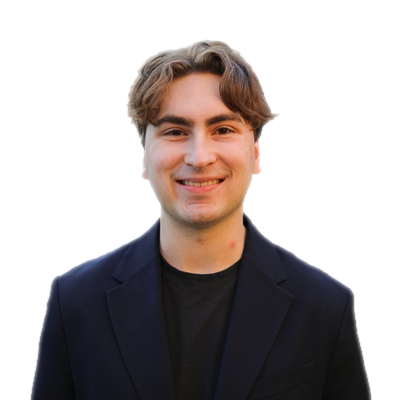
#> input picture screens/assets/headshots/aidan-zarski.png, 400 x 400 px; its folder holds only this picture in this run
$ python align_headshots.py
#> lines starting #> are read from the running program, lines starting #| are printed output that depends on the picture
"""Normalize existing headshot cutouts so they align on the roster cards.

For every screens/assets/headshots/*.png (400x400 transparent PNG):
  - trim stray low-alpha halo/speck pixels left over from background removal
  - scale the figure so it spans exactly from the shared headroom line (32px)
    to the bottom of the frame -> every head-top aligns AND every figure sits
    flush on the card's bottom edge (the roster CSS bottom-anchors the photo)
  - center the person horizontally on the frame

Run: python align_headshots.py
"""
import glob
import os
from PIL import Image

HEADSHOTS = os.path.abspath(os.path.join(os.path.dirname(__file__), "..", "screens", "assets", "headshots"))
SIZE = 400
HEADROOM = 32
SPECK_ALPHA = 8    # alpha below this is residue from background removal
BBOX_ALPHA = 24    # figure measured on solidly visible pixels only


def solid_bbox(im):
    return im.split()[-1].point(lambda v: 255 if v > BBOX_ALPHA else 0).getbbox()


for path in sorted(glob.glob(os.path.join(HEADSHOTS, "*.png"))):
    img = Image.open(path).convert("RGBA")
#> img is the input picture: PIL image 400x400 RGBA; mean R, G, B, A 90.1, 84.2, 75.5, 108.1

    # trim faint halo/speck residue
    r, g, b, a = img.split()
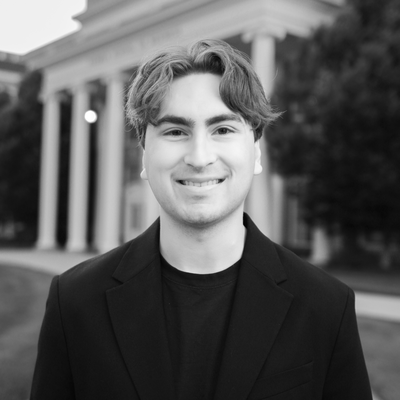
#> r: PIL image 400x400 L; min 0, max 255, mean 90.1
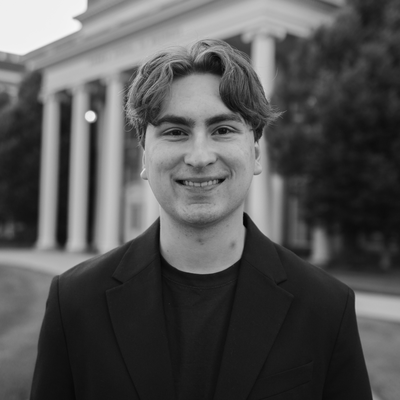
#> g: PIL image 400x400 L; min 0, max 246, mean 84.2
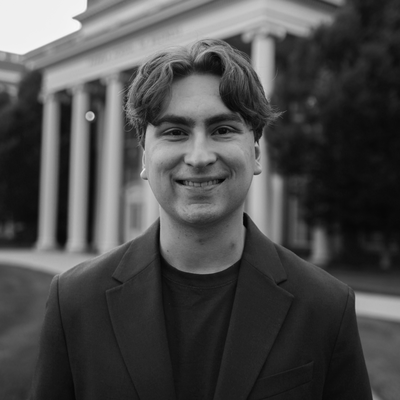
#> b: PIL image 400x400 L; min 1, max 247, mean 75.5
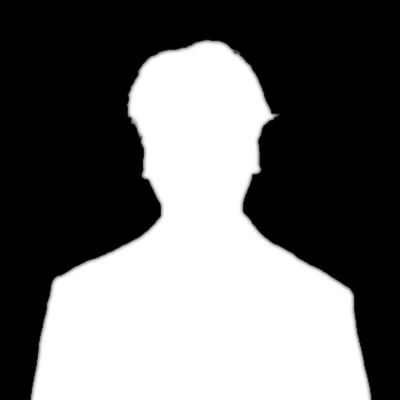
#> a: PIL image 400x400 L; min 0, max 255, mean 108.1
    a = a.point(lambda v: 0 if v < SPECK_ALPHA else v)
    img = Image.merge("RGBA", (r, g, b, a))

    bbox = solid_bbox(img)
#> bbox = (30, 40, 372, 400)
    if not bbox:
        print("skip (empty):", path)
        continue
    x0, y0, x1, y1 = bbox
#> x0 = 30; y0 = 40; x1 = 372; y1 = 400

    # scale so the figure fills headroom line -> frame bottom exactly
    scale = (SIZE - HEADROOM) / (y1 - y0)
#> scale = 1.02
    if abs(scale - 1.0) > 0.002:
        img = img.resize((round(img.width * scale), round(img.height * scale)), Image.LANCZOS)
#> img: PIL image 409x409 RGBA
    x0, y0, x1, y1 = solid_bbox(img)
#> x0 = 31; x1 = 380; y1 = 409

    dx = round(SIZE / 2 - (x0 + x1) / 2)   # center horizontally
#> dx = -6
    dy = SIZE - y1                          # figure bottom flush with frame bottom
#> dy = -9

    canvas = Image.new("RGBA", (SIZE, SIZE), (0, 0, 0, 0))
#> canvas: PIL image 400x400 RGBA; every value is 0
    canvas.paste(img, (dx, dy))            # no mask: exact pixel copy, alpha included
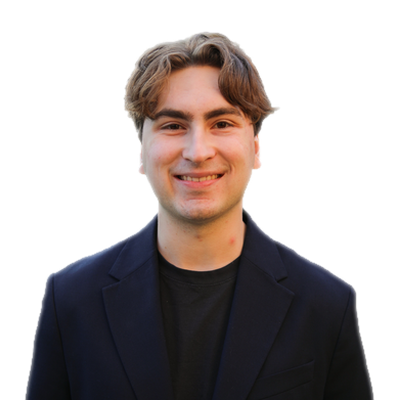
#> canvas: PIL image 400x400 RGBA; mean R, G, B, A 34.9, 27.9, 26.9, 113; transparent parts drawn white
    canvas.save(path)

    nb = solid_bbox(canvas)
#> nb = (25, 31, 374, 400)
    print(f"{os.path.basename(path):26s} scale={scale:.3f}  bbox={nb}  center={(nb[0]+nb[2])/2}  top={nb[1]}  bottom={nb[3]}")
#| aidan-zarski.png           scale=1.022  bbox=(25, 31, 374, 400)  center=199.5  top=31  bottom=400

$ run again, on screens/assets/headshots/andy-robbins.png
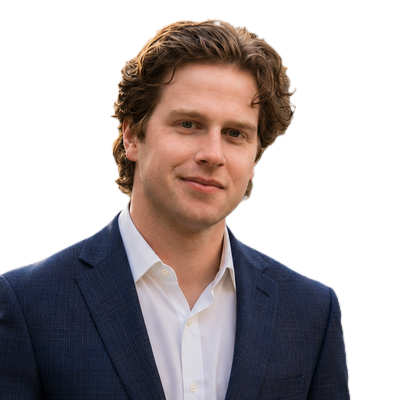
#> input picture screens/assets/headshots/andy-robbins.png, 400 x 400 px
#> img is the input picture: PIL image 400x400 RGBA; mean R, G, B, A 101.4, 88.9, 81, 129.8
#> `r, g, b, a = img.split()`:
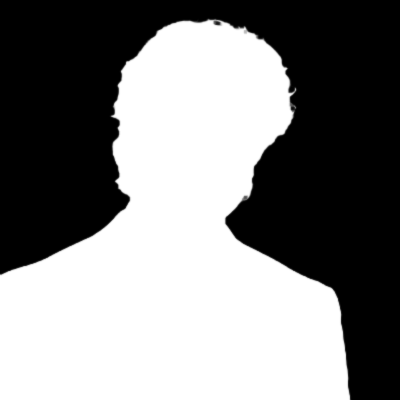
#> a: PIL image 400x400 L; min 0, max 255, mean 129.8
#> bbox = (0, 19, 351, 400)
#> `x0, y0, x1, y1 = bbox`: x0 = 0; y0 = 19; x1 = 351; y1 = 400
#> scale = 0.966
#> `x0, y0, x1, y1 = solid_bbox(img)`: y0 = 18; x1 = 339; y1 = 386
#> dx = 30
#> dy = 14
#> `canvas.paste(img, (dx, dy))`:
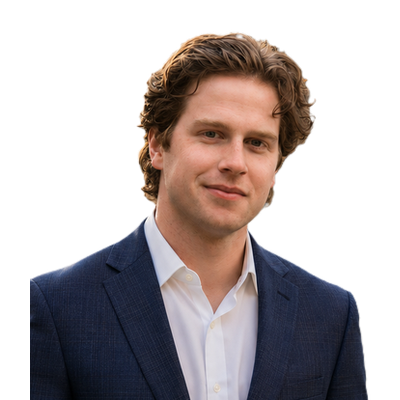
#> canvas: PIL image 400x400 RGBA; mean R, G, B, A 49.6, 41.8, 42.2, 120.9; transparent parts drawn white
#> nb = (30, 32, 369, 400)
#| andy-robbins.png           scale=0.966  bbox=(30, 32, 369, 400)  center=199.5  top=32  bottom=400

$ run again, on screens/assets/headshots/brandon-gonzalez-ramirez.png
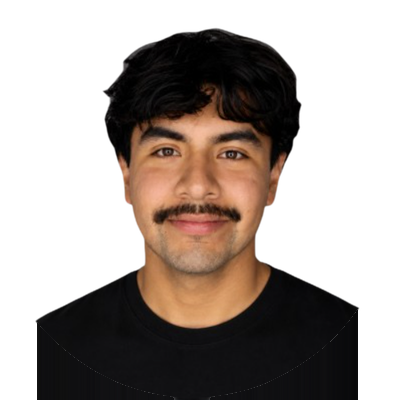
#> input picture screens/assets/headshots/brandon-gonzalez-ramirez.png, 400 x 400 px
#> img is the input picture: PIL image 400x400 RGBA; mean R, G, B, A 33, 23.8, 18.5, 118.3
#> `r, g, b, a = img.split()`:
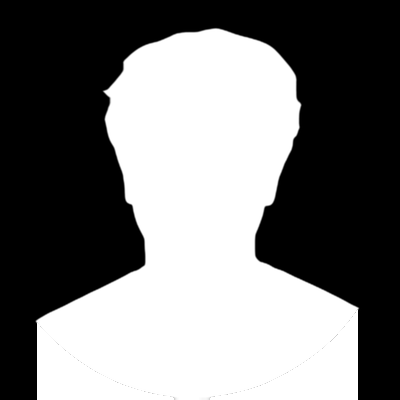
#> a: PIL image 400x400 L; min 0, max 255, mean 118.3
#> bbox = (35, 28, 359, 400)
#> `x0, y0, x1, y1 = bbox`: x0 = 35; y0 = 28; x1 = 359; y1 = 400
#> scale = 0.989
#> `x0, y0, x1, y1 = solid_bbox(img)`: y0 = 27; x1 = 356; y1 = 396
#> dx = 4
#> `canvas.paste(img, (dx, dy))`:
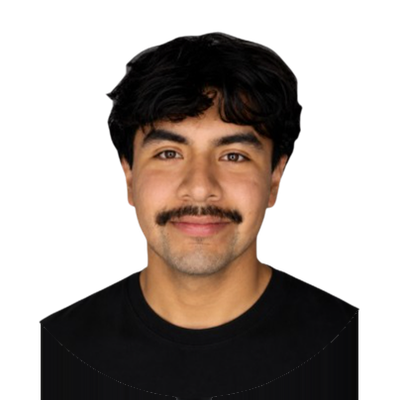
#> canvas: PIL image 400x400 RGBA; mean R, G, B, A 32.3, 23.3, 18.1, 116; transparent parts drawn white
#> nb = (39, 31, 360, 400)
#| brandon-gonzalez-ramirez.png scale=0.989  bbox=(39, 31, 360, 400)  center=199.5  top=31  bottom=400

$ run again, on screens/assets/headshots/aj-pecka.png
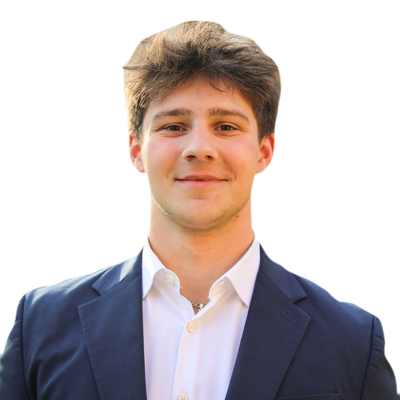
#> input picture screens/assets/headshots/aj-pecka.png, 400 x 400 px
#> img is the input picture: PIL image 400x400 RGBA; mean R, G, B, A 66.7, 57.4, 57.7, 122.9
#> `r, g, b, a = img.split()`:
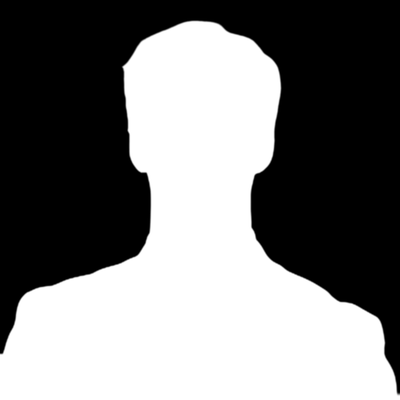
#> a: PIL image 400x400 L; min 0, max 255, mean 122.9
#> bbox = (0, 20, 400, 400)
#> `x0, y0, x1, y1 = bbox`: x0 = 0; y0 = 20; x1 = 400
#> scale = 0.968
#> `x0, y0, x1, y1 = solid_bbox(img)`: y0 = 19; x1 = 387
#> dx = 6
#> dy = 13
#> `canvas.paste(img, (dx, dy))`:
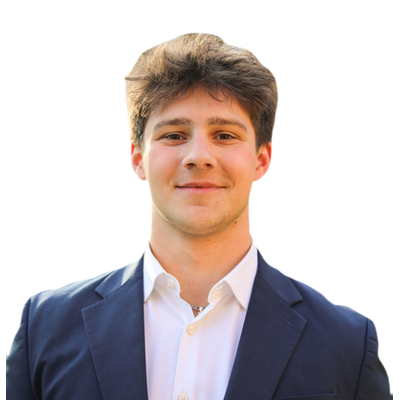
#> canvas: PIL image 400x400 RGBA; mean R, G, B, A 62.5, 53.8, 54.2, 115; transparent parts drawn white
#> nb = (6, 32, 393, 400)
#| aj-pecka.png               scale=0.968  bbox=(6, 32, 393, 400)  center=199.5  top=32  bottom=400
